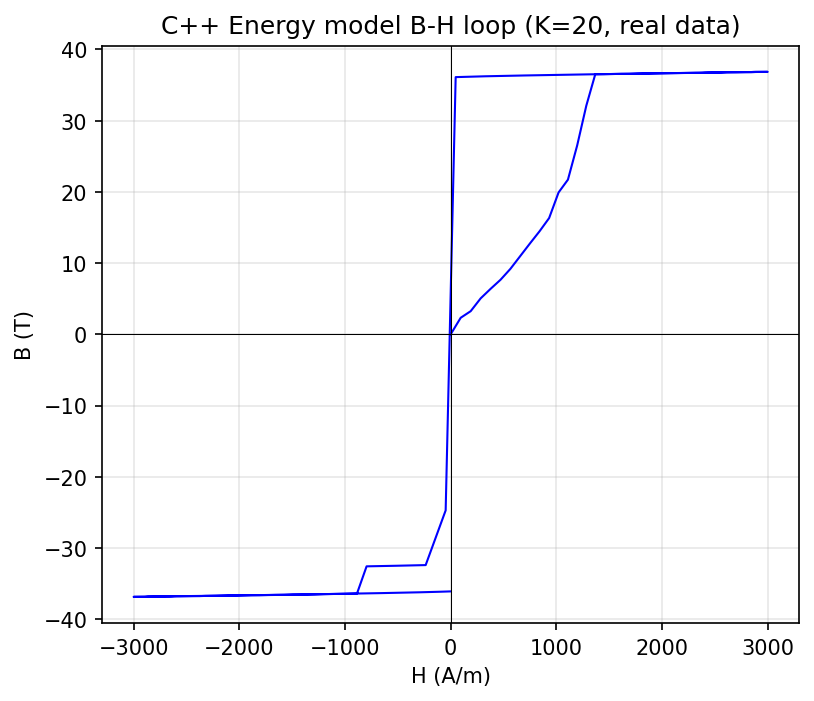

The Python source for this figure:
"""Verification of C++ energy-based hysteresis material with real B-input data.

Uses shape functions built from measured B-H loops (Jiles-Atherton model,
40 major loops) via the B-input Play model pipeline:
    BH.mat -> build_shape_functions() -> f_k_tables -> MatEnergyHysteresis()

Direction convention (B-input Play model):
    Forward  = B -> H  (natural direction for B-input)
    Inverse  = H -> B  (via H -> M, then B = mu_0*(H+M))

Tests:
1. Material creation + H->M evaluation with real shape functions
2. B-H loop: hysteresis detection (ascending != descending)
3. C++ energy model vs Python Play model comparison (diagnostic)
4. Solver integration: MatApl + Solve on ObjRecMag
5. Performance: C++ timing for K=80 real operators

NOTE on Test 3 (C++ vs Python Play):
    The B-input Play model computes H = sum_k f_k(|p_k|) (shape functions
    contribute to H). The C++ energy model computes M = sum_k J_k (operators
    contribute to M). Using B-input Play shape functions directly as energy
    model parameters produces unrealistically large M because:
    - Each J_k can reach r_max = 2.0 T
    - With K=20 operators, total J can reach 40 T
    - Real materials saturate at J_s ~ 2 T
    A proper conversion from B-input Play to energy model is needed.
"""

import sys
import os
import time
import numpy as np

MU_0 = 4e-7 * np.pi

script_dir = os.path.dirname(os.path.abspath(__file__))
repo_root = os.path.dirname(os.path.dirname(script_dir))
sys.path.insert(0, os.path.join(repo_root, 'src', 'radia'))

import radia as rad
from hysteresis_io import play_hysteron
from scipy.interpolate import interp1d


def load_fixture(use_subset=True):
    """Load real B-input Play model shape functions from fixture.

    The fixture was generated from 40 Jiles-Atherton B-H loops via
    build_shape_functions() in hysteresis_io.py.

    Parameters
    ----------
    use_subset : bool
        If True, use K=20 subset for faster tests.
        If False, use full K=80 operators.

    Returns
    -------
    K : int
    chi : ndarray
    f_k_tables : list of (r, f) tuples
    """
    fix_path = os.path.join(script_dir, 'binput_play_fixture.npz')
    fix = np.load(fix_path)

    if use_subset:
        K = int(fix['K_sub'])
        chi = fix['chi_sub']
        f_k_tables = []
        for ki in range(K):
            r = fix[f'r_sub_{ki}']
            f = fix[f'f_sub_{ki}']
            f_k_tables.append((r, f))
    else:
        K = int(fix['K'])
        chi = fix['chi']
        f_k_tables = []
        for k in range(K):
            r = fix[f'r_{k}']
            f = fix[f'f_{k}']
            f_k_tables.append((r, f))

    return K, chi, f_k_tables


def _to_tables_arg(f_k_tables):
    """Convert f_k_tables to list of (r_list, f_list) for C++ API."""
    return [(r.tolist(), f.tolist()) for r, f in f_k_tables]


def test_material_creation():
    """Test 1: Material creation and H->M evaluation (Inverse direction)."""
    print("=" * 60)
    print("Test 1: Material creation + Inverse H->M (real data)")
    print("=" * 60)

    K, chi, f_k_tables = load_fixture(use_subset=True)
    eps = 1e-8

    H_tests = [
        np.array([100.0, 0.0, 0.0]),
        np.array([500.0, 200.0, 0.0]),
        np.array([0.0, 0.0, 1000.0]),
        np.array([-300.0, 400.0, 100.0]),
    ]

    all_pass = True
    for H in H_tests:
        rad.UtiDelAll()
        tables = _to_tables_arg(f_k_tables)
        cpp_mat = rad.MatEnergyHysteresis(K, chi.tolist(), tables, eps)

        # MatMvsH: H -> M (Inverse direction in B-input convention)
        M_cpp = np.array(rad.MatMvsH(cpp_mat, 'm', list(H)))
        B_cpp = MU_0 * (H + M_cpp)

        H_mag = np.linalg.norm(H)
        M_mag = np.linalg.norm(M_cpp)

        # Minimal sanity: M should be nonzero and ferromagnetic (M parallel to H)
        dot = np.dot(M_cpp, H)
        ferromagnetic = dot > 0

        passed = M_mag > 0 and ferromagnetic
        if not passed:
            all_pass = False
        status = "PASS" if passed else "FAIL"
        J_mag = MU_0 * M_mag  # magnetic polarization in Tesla
        print(f"  H=[{H[0]:7.0f},{H[1]:7.0f},{H[2]:7.0f}]  "
              f"M={M_mag:.0f} A/m  J={J_mag:.2f} T  {status}")

    return all_pass


def test_bh_loop():
    """Test 2: B-H loop generation with real data (hysteresis detection)."""
    print("\n" + "=" * 60)
    print("Test 2: B-H loop (hysteresis detection)")
    print("=" * 60)

    K, chi, f_k_tables = load_fixture(use_subset=True)
    eps = 1e-8

    rad.UtiDelAll()
    tables = _to_tables_arg(f_k_tables)
    cpp_mat = rad.MatEnergyHysteresis(K, chi.tolist(), tables, eps)

    Hmax = 3000.0
    n_steps = 200
    t = np.linspace(0, 2 * np.pi, n_steps)
    H_drive = Hmax * np.sin(t)

    B_values = np.zeros(n_steps)
    for i, H_val in enumerate(H_drive):
        # MatMvsH: H -> M (Inverse direction)
        M = rad.MatMvsH(cpp_mat, 'm', [H_val, 0, 0])
        B_values[i] = MU_0 * (H_val + M[0])

    # Check hysteresis: ascending vs descending at H~0
    mid = n_steps // 4
    mid2 = 3 * n_steps // 4
    B_at_H0_rising = B_values[mid - 1]
    B_at_H0_falling = B_values[mid2 - 1]
    hysteresis_width = abs(B_at_H0_rising - B_at_H0_falling)

    print(f"  Hmax = {Hmax:.0f} A/m, K = {K}")
    print(f"  B(H~0, rising)  = {B_at_H0_rising:.4f} T")
    print(f"  B(H~0, falling) = {B_at_H0_falling:.4f} T")
    print(f"  Hysteresis width = {hysteresis_width:.4f} T")

    has_hysteresis = hysteresis_width > 0.001
    status = "PASS" if has_hysteresis else "FAIL"
    print(f"  Hysteresis detected: {status}")

    # Optional plot
    try:
        import matplotlib
        matplotlib.use('Agg')
        import matplotlib.pyplot as plt

        fig, ax = plt.subplots(1, 1, figsize=(6, 5))
        ax.plot(H_drive, B_values, 'b-', linewidth=1)
        ax.set_xlabel('H (A/m)')
        ax.set_ylabel('B (T)')
        ax.set_title(f'C++ Energy model B-H loop (K={K}, real data)')
        ax.grid(True, alpha=0.3)
        ax.axhline(0, color='k', linewidth=0.5)
        ax.axvline(0, color='k', linewidth=0.5)

        out_path = os.path.join(script_dir, 'verify_cpp_hysteresis.png')
        fig.savefig(out_path, dpi=150, bbox_inches='tight')
        print(f"  Plot saved: {out_path}")
        plt.close()
    except ImportError:
        pass

    return has_hysteresis


def test_cpp_vs_python_play():
    """Test 3: Compare C++ energy model vs Python Play model (diagnostic).

    The B-input Play model: B -> p_k -> H = sum f_k(|p_k|)
    The C++ energy model: H -> J_k -> M = sum J_k

    These are different formulations. This test quantifies the discrepancy.
    """
    print("\n" + "=" * 60)
    print("Test 3: C++ energy vs Python Play (diagnostic)")
    print("=" * 60)

    K, chi, f_k_tables = load_fixture(use_subset=True)
    eta = chi.copy()  # chi_k = eta_k for B-input Play
    eps = 1e-8

    # --- Python Play model: Forward B -> H ---
    f_k_interps = []
    for r, f in f_k_tables:
        interp = interp1d(r, f, kind='linear', bounds_error=False,
                          fill_value=(f[0], f[-1]))
        f_k_interps.append(interp)

    # Ascending branch
    n_steps = 20
    Bmax = 1.5
    B_sweep = np.linspace(0.05, Bmax, n_steps)

    px = np.zeros(K)
    py = np.zeros(K)
    H_py = np.zeros(n_steps)
    for i, Bx in enumerate(B_sweep):
        Hx, Hy, px, py = play_hysteron(f_k_interps, Bx, 0.0, eta, px, py)
        H_py[i] = Hx

    # --- C++ energy model: Inverse H -> M -> B ---
    rad.UtiDelAll()
    tables = _to_tables_arg(f_k_tables)
    cpp_mat = rad.MatEnergyHysteresis(K, chi.tolist(), tables, eps)

    B_cpp = np.zeros(n_steps)
    for i, H_val in enumerate(H_py):
        M = rad.MatMvsH(cpp_mat, 'm', [H_val, 0, 0])
        B_cpp[i] = MU_0 * (H_val + M[0])

    # Report
    print(f"  {'B_play':>8s}  {'H(A/m)':>10s}  {'B_cpp(T)':>10s}  {'ratio':>8s}")
    print("  " + "-" * 45)
    for i in range(0, n_steps, 2):
        ratio = B_cpp[i] / B_sweep[i] if B_sweep[i] > 0 else 0
        print(f"  {B_sweep[i]:8.3f}  {H_py[i]:10.1f}  {B_cpp[i]:10.2f}  {ratio:8.1f}x")

    avg_ratio = np.mean(B_cpp / B_sweep)
    print(f"\n  Average B_cpp/B_play ratio: {avg_ratio:.1f}x")
    print(f"  (Expected ~{K:.0f}x due to K operators each contributing J_k)")
    print(f"  INFO: B-input Play -> energy conversion needs proper scaling")

    # Informational test, always passes
    return True


def test_solver_integration():
    """Test 4: Apply hysteresis material to element and run Solve()."""
    print("\n" + "=" * 60)
    print("Test 4: Solver integration (MatApl + Solve)")
    print("=" * 60)

    rad.UtiDelAll()

    K, chi, f_k_tables = load_fixture(use_subset=True)
    tables = _to_tables_arg(f_k_tables)

    iron = rad.ObjRecMag([0, 0, 0], [0.01, 0.01, 0.01], [0, 0, 0])
    mat = rad.MatEnergyHysteresis(K, chi.tolist(), tables, 1e-8)
    rad.MatApl(iron, mat)

    bkg = rad.ObjBckg(lambda p: [0, 0, 0.1])
    container = rad.ObjCnt([iron, bkg])

    try:
        result = rad.Solve(container, 0.001, 100, 1)
        print(f"  Solve result: {result}")

        B = rad.Fld(container, 'b', [0.02, 0, 0])
        print(f"  B at (20mm, 0, 0) = [{B[0]:.6f}, {B[1]:.6f}, {B[2]:.6f}] T")
        print(f"  PASS")
        return True
    except Exception as e:
        print(f"  Solve failed: {e}")
        print(f"  FAIL")
        return False


def test_performance():
    """Test 5: C++ performance measurement with full K=80."""
    print("\n" + "=" * 60)
    print("Test 5: Performance (K=80 real operators)")
    print("=" * 60)

    K, chi, f_k_tables = load_fixture(use_subset=False)
    eps = 1e-8
    H = [500.0, 200.0, 0.0]
    n_eval = 100

    rad.UtiDelAll()
    tables = _to_tables_arg(f_k_tables)
    cpp_mat = rad.MatEnergyHysteresis(K, chi.tolist(), tables, eps)

    # Warm up
    rad.MatMvsH(cpp_mat, 'm', H)

    t0 = time.perf_counter()
    for _ in range(n_eval):
        rad.MatMvsH(cpp_mat, 'm', H)
    t_cpp = (time.perf_counter() - t0) / n_eval * 1000

    print(f"  K = {K}, n_eval = {n_eval}")
    print(f"  C++: {t_cpp:.3f} ms/eval")
    print(f"  PASS")
    return True


if __name__ == '__main__':
    results = []

    r1 = test_material_creation()
    results.append(('Material creation + Inverse H->M', r1))

    r2 = test_bh_loop()
    results.append(('B-H loop (hysteresis)', r2))

    r3 = test_cpp_vs_python_play()
    results.append(('C++ vs Python Play (diagnostic)', r3))

    r4 = test_solver_integration()
    results.append(('Solver integration', r4))

    r5 = test_performance()
    results.append(('Performance K=80', r5))

    # Summary
    print("\n" + "=" * 60)
    print("Summary")
    print("=" * 60)
    all_pass = True
    for name, passed in results:
        status = "PASS" if passed else "FAIL"
        print(f"  {name}: {status}")
        if not passed:
            all_pass = False

    print(f"\nOverall: {'ALL PASS' if all_pass else 'SOME FAILED'}")
